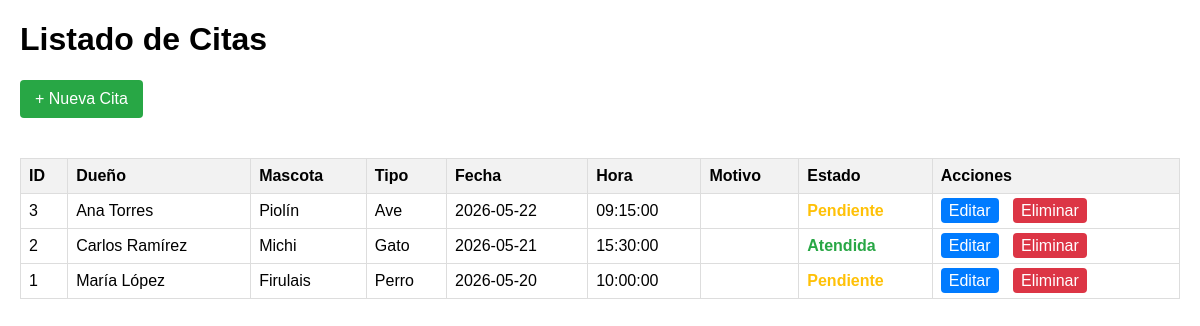
Screenshot of /crudPHP/listar.php with the database file from the repository.
### tables this page shows
CREATE TABLE IF NOT EXISTS citas (
    id INT AUTO_INCREMENT PRIMARY KEY,
    nombre_dueno VARCHAR(150) NOT NULL,
    nombre_mascota VARCHAR(100) NOT NULL,
    tipo_mascota ENUM('Perro', 'Gato', 'Ave', 'Roedor', 'Reptil', 'Otro') NOT NULL,
    fecha_cita DATE NOT NULL,
    hora_cita TIME NOT NULL,
    motivo_consulta TEXT NOT NULL,
    estado ENUM('pendiente', 'atendida', 'cancelada') DEFAULT 'pendiente',
    created_at TIMESTAMP DEFAULT CURRENT_TIMESTAMP,
    updated_at TIMESTAMP DEFAULT CURRENT_TIMESTAMP ON UPDATE CURRENT_TIMESTAMP
);

### crudPHP/listar.php (the view, shortened to what this page needs)
<?php
include 'conexion.php';
$sql = "SELECT * FROM citas ORDER BY fecha_cita DESC, hora_cita ASC";
$stmt = $pdo->query($sql);
$citas = $stmt->fetchAll();
?>
<!DOCTYPE html>
<html lang="es">
<head>
</head>
<body>
    <h1>Listado de Citas</h1>
    <a href="index.php" class="nuevo">+ Nueva Cita</a>
    <table>
        <thead>
            <tr>
                <th>ID</th>
                <th>Dueño</th>
                <th>Mascota</th>
                <th>Tipo</th>
                <th>Fecha</th>
                <th>Hora</th>
                <th>Motivo</th>
                <th>Estado</th>
                <th>Acciones</th>
            </tr>
        </thead>
        <tbody>
            <?php if (empty($citas)): ?>
                <tr>
                    <td colspan="9">No hay citas registradas.</td>
                </tr>
            <?php else: ?>
                <?php foreach ($citas as $cita): ?>
                    <tr>
                        <td><?php echo htmlspecialchars($cita['id']); ?></td>
                        <td><?php echo htmlspecialchars($cita['nombre_dueno']); ?></td>
                        <td><?php echo htmlspecialchars($cita['nombre_mascota']); ?></td>
                        <td><?php echo htmlspecialchars($cita['tipo_mascota']); ?></td>
                        <td><?php echo htmlspecialchars($cita['fecha_cita']); ?></td>
                        <td><?php echo htmlspecialchars($cita['hora_cita']); ?></td>
                        <td><?php echo htmlspecialchars($cita['motivo']); ?></td>
                        <td class="estado-<?php echo htmlspecialchars($cita['estado']); ?>"><?php echo ucfirst(htmlspecialchars($cita['estado'])); ?></td>
                        <td class="acciones">
                            <a href="editar.php?id=<?php echo $cita['id']; ?>" class="editar">Editar</a>
                            <a href="eliminar.php?id=<?php echo $cita['id']; ?>" class="eliminar" onclick="return confirm('¿Estás seguro de eliminar esta cita?');">Eliminar</a>
                        </td>
                    </tr>
                <?php endforeach; ?>
            <?php endif; ?>
        </tbody>
    </table>
</body>
</html>

### crudPHP/listar.php (style rules this page uses)
body { font-family: sans-serif; margin: 20px; }
table { width: 100%; border-collapse: collapse; margin-top: 20px; }
th, td { border: 1px solid #ddd; padding: 8px; text-align: left; }
th { background-color: #f2f2f2; }
.acciones a { margin-right: 10px; text-decoration: none; padding: 4px 8px; border-radius: 4px; }
.editar { background-color: #007bff; color: white; }
.eliminar { background-color: #dc3545; color: white; }
.nuevo { display: inline-block; margin-bottom: 20px; padding: 10px 15px; background-color: #28a745; color: white; text-decoration: none; border-radius: 4px; }
.estado-pendiente { color: #ffc107; font-weight: bold; }
.estado-atendida { color: #28a745; font-weight: bold; }

### rows the page displays
citas: id "3", nombre_dueno "Ana Torres", nombre_mascota "Piolín", tipo_mascota "Ave", fecha_cita "2026-05-22", hora_cita "09:15:00", estado "Pendiente"
citas: id "2", nombre_dueno "Carlos Ramírez", nombre_mascota "Michi", tipo_mascota "Gato", fecha_cita "2026-05-21", hora_cita "15:30:00", estado "Atendida"
citas: id "1", nombre_dueno "María López", nombre_mascota "Firulais", tipo_mascota "Perro", fecha_cita "2026-05-20", hora_cita "10:00:00", estado "Pendiente"
